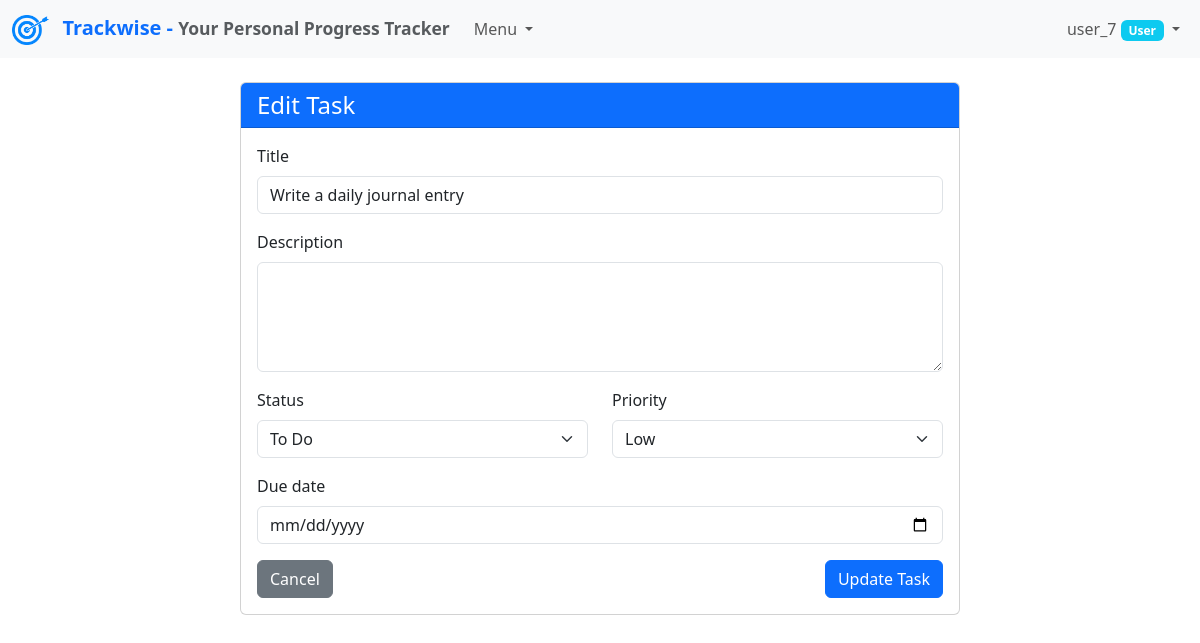
Screenshot of /tasks/10/update/ (signed in) with the database file from the repository.
### tracker/models.py (models this page shows, shortened)
class UserTask(models.Model):
    STATUS_CHOICES = [
        ('TODO', 'To Do'),
        ('IN_PROGRESS', 'In Progress'),
        ('COMPLETED', 'Completed'),
        ('CANCELLED', 'Cancelled'),
    ]
    PRIORITY_CHOICES = [
        ('LOW', 'Low'),
        ('MEDIUM', 'Medium'),
        ('HIGH', 'High'),
    ]
    user = models.ForeignKey(User, on_delete=models.CASCADE, related_name='user_tasks')
    title = models.CharField(max_length=200)
    description = models.TextField(blank=True)
    status = models.CharField(max_length=20, choices=STATUS_CHOICES, default='TODO')
    priority = models.CharField(max_length=10, choices=PRIORITY_CHOICES, default='MEDIUM')
    is_completed = models.BooleanField(default=False)
    completed_date = models.DateField(null=True, blank=True)
    due_date = models.DateField(null=True, blank=True)
    created_at = models.DateTimeField(auto_now_add=True)
    updated_at = models.DateTimeField(auto_now=True)
    class Meta:
        ordering = ['due_date', 'priority', 'created_at']

### tracker/views.py (the view, shortened to what this page needs)
# urls.py: path('tasks/<int:pk>/update/', views.TaskUpdateView.as_view(), name='task-update'),
class TaskUpdateView(LoginRequiredMixin, UserPassesTestMixin, UpdateView):
    model = UserTask
    template_name = 'tasks/task_form.html'
    success_url = reverse_lazy('task-list')
    def get_form_class(self):
        if self.request.user.is_staff:
            return AdminUserTaskForm
        return UserTaskForm
    def get_context_data(self, **kwargs):
        context = super().get_context_data(**kwargs)
        context['is_admin'] = self.request.user.is_staff
        return context
    def test_func(self):
        task = self.get_object()
        if self.request.user.is_staff:
            return True
        return task.user == self.request.user
    def get_queryset(self):
        if self.request.user.is_staff:
            return UserTask.objects.all()
        return UserTask.objects.filter(user=self.request.user)

### tracker/views.py (shortened to what this page needs)
class UserTaskForm(forms.ModelForm):
    class Meta:
        model = UserTask
        fields = ['title', 'description', 'status', 'priority', 'due_date']
        widgets = {
            'description': forms.Textarea(attrs={'rows': 4}),
            'due_date': forms.DateInput(attrs={'type': 'date'}),
        }

### tracker/templates/tasks/task_form.html (shortened to what this page needs)
{% extends 'base.html' %}
{% block content %}
<div class="container">
    <div class="row justify-content-center">
        <div class="col-md-8">
            <div class="card">
                <div class="card-header bg-primary text-white">
                    <h2 class="h4 mb-0">{% if form.instance.pk %}Edit Task{% else %}Create New Task{% endif %}</h2>
                </div>
                <div class="card-body">
                    <form method="post" novalidate>
                        <div class="mb-3">
                            <label for="{{ form.title.id_for_label }}" class="form-label">{{ form.title.label }}</label>
                            <input type="text" name="{{ form.title.name }}" id="{{ form.title.id_for_label }}"
                                   class="form-control {% if form.title.errors %}is-invalid{% endif %}"
                                   value="{{ form.title.value|default:'' }}" required>
                        </div>
                        <div class="mb-3">
                            <label for="{{ form.description.id_for_label }}" class="form-label">{{ form.description.label }}</label>
                            <textarea name="{{ form.description.name }}" id="{{ form.description.id_for_label }}"
                                      class="form-control {% if form.description.errors %}is-invalid{% endif %}"
                                      rows="4">{{ form.description.value|default:'' }}</textarea>
                        </div>
                        <div class="row">
                            <div class="col-md-6 mb-3">
                                <label for="{{ form.status.id_for_label }}" class="form-label">{{ form.status.label }}</label>
                                <select name="{{ form.status.name }}" id="{{ form.status.id_for_label }}"
                                        class="form-select {% if form.status.errors %}is-invalid{% endif %}">
                                    {% for value, text in form.fields.status.choices %}
                                        <option value="{{ value }}" {% if form.status.value == value %}selected{% endif %}>{{ text }}</option>
                                    {% endfor %}
                                </select>
                            </div>
                            <div class="col-md-6 mb-3">
                                <label for="{{ form.priority.id_for_label }}" class="form-label">{{ form.priority.label }}</label>
                                <select name="{{ form.priority.name }}" id="{{ form.priority.id_for_label }}"
                                        class="form-select {% if form.priority.errors %}is-invalid{% endif %}">
                                    {% for value, text in form.fields.priority.choices %}
                                        <option value="{{ value }}" {% if form.priority.value == value %}selected{% endif %}>{{ text }}</option>
                                    {% endfor %}
                                </select>
                            </div>
                        </div>
                        <div class="mb-3">
                            <label for="{{ form.due_date.id_for_label }}" class="form-label">{{ form.due_date.label }}</label>
                            <input type="date" name="{{ form.due_date.name }}" id="{{ form.due_date.id_for_label }}"
                                   class="form-control {% if form.due_date.errors %}is-invalid{% endif %}"
                                   value="{{ form.due_date.value|date:'Y-m-d'|default:'' }}">
                        </div>
                        <div class="d-flex justify-content-between">
                            <a href="{% url 'task-list' %}" class="btn btn-secondary">Cancel</a>
                            <button type="submit" class="btn btn-primary">
                                {% if form.instance.pk %}Update Task{% else %}Create Task{% endif %}
                            </button>
                        </div>
                    </form>
                </div>
            </div>
        </div>
    </div>
</div>
{% endblock %}

### tracker/templates/base.html (shortened to what this page needs)
{% load static %}
<!DOCTYPE html>
<html lang="en">
<head>
    {% load static %}
    <link href="https://cdn.jsdelivr.net/npm/bootstrap@5.3.0/dist/css/bootstrap.min.css" rel="stylesheet">
</head>
<body>
<nav class="navbar navbar-expand-lg navbar-light bg-light">
    <div class="container-fluid">
        <a class="navbar-brand fw-bold text-primary" href="{% url 'dashboard' %}">
            {% load static %}
            <img src="{% static 'tracker/images/target-icon.png' %}" alt="Trackwise Logo" height="30" class="me-2">
            Trackwise - <small class="text-muted">Your Personal Progress Tracker</small>
        </a>
        <div class="navbar-nav me-auto">
            <div class="nav-item dropdown">
                <a class="nav-link dropdown-toggle" href="#" id="navbarDropdown" role="button" data-bs-toggle="dropdown"
                   aria-expanded="false">
                    Menu
                </a>
            </div>
        </div>
        <div class="navbar-nav ms-auto">
            {% if user.is_authenticated %}
                <div class="nav-item dropdown">
                    <a class="nav-link dropdown-toggle" href="#" id="userDropdown" role="button"
                       data-bs-toggle="dropdown" aria-expanded="false">
                        {{ user.username }}
                        {% if user.is_staff %}
                            <span class="badge bg-danger">Admin</span>
                        {% else %}
                            <span class="badge bg-info">User</span>
                        {% endif %}
                    </a>
                </div>
            {% else %}
                <a class="btn btn-outline-primary me-2" href="{% url 'login' %}">Login</a>
                <a class="btn btn-outline-success" href="{% url 'register' %}">Register</a>
            {% endif %}
        </div>
    </div>
</nav>
<div class="container mt-4">
    {% block content %}{% endblock %}
</div>
</body>
</html>

### rows the page displays
UserTask: title "Write a daily journal entry", status "To Do", priority "Low"

### other values shown
{{ user.username }} "user_7"
